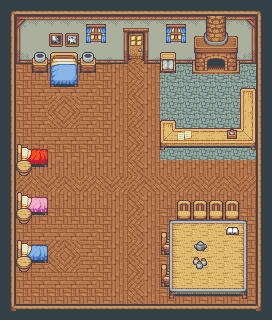

This is a level from a 2D game, rendered from its Tiled map with the project's own tilesets. A one-line summary and the map file follow, with tile-layer data summarised:
An orthogonal 17x20 tile map with 16x16 px tiles, 8 tile layers (Floor, Walls, Door, UnderFurniture, ...), 4 tilesets and 2 objects (ExitHouse, ReturnFromWorld).

<map version="1.0" orientation="orthogonal" renderorder="right-down" width="17" height="20" tilewidth="16" tileheight="16" nextobjectid="48">
 <tileset firstgid="1" name="inside_changed" tilewidth="16" tileheight="16" tilecount="105" columns="15">
  <image source="../build/assets/images/tiles/inside_changed.png" width="240" height="112" />
 </tileset>
 <tileset firstgid="106" name="inside" tilewidth="16" tileheight="16" tilecount="1645" columns="47">
  <image source="../build/assets/images/tiles/inside.png" width="752" height="560" />
 </tileset>
 <tileset firstgid="1751" name="doors" tilewidth="16" tileheight="16" tilecount="192" columns="12">
  <image source="../build/assets/images/tiles/doors.png" width="192" height="256" />
 </tileset>
 <tileset firstgid="1943" name="sky" tilewidth="16" tileheight="16" tilecount="3072" columns="64">
  <image source="../build/assets/images/tiles/sky.png" width="1024" height="768" />
 </tileset>
 <layer name="Floor" width="17" height="20">
  <data>[340 cells, 226 non-empty, 5 distinct tile ids]</data>
 </layer>
 <layer name="Walls" width="17" height="20">
  <data>[340 cells, 45 non-empty, 18 distinct tile ids]</data>
 </layer>
 <layer name="Door" width="17" height="20">
  <data>[340 cells, 2 non-empty, 2 distinct tile ids]</data>
 </layer>
 <layer name="UnderFurniture" width="17" height="20">
  <data>[340 cells, 12 non-empty, 4 distinct tile ids]</data>
 </layer>
 <layer name="Furniture" width="17" height="20">
  <data>[340 cells, 98 non-empty, 58 distinct tile ids]</data>
 </layer>
 <layer name="Items" width="17" height="20">
  <data>[340 cells, 4 non-empty, 4 distinct tile ids]</data>
 </layer>
 <layer name="AboveFurniture" width="17" height="20">
  <data>[340 cells, 3 non-empty, 1 distinct tile ids]</data>
 </layer>
 <layer name="Ceiling" width="17" height="20">
  <data>[340 cells, 70 non-empty, 6 distinct tile ids]</data>
 </layer>
 <objectgroup name="CollisionTrigger">
  <object id="45" name="ExitHouse" x="128.091" y="44" width="16" height="11.3347" />
  <object id="46" name="ReturnFromWorld" x="133" y="89.7273" width="5.81818" height="6.18182" />
 </objectgroup>
</map>
